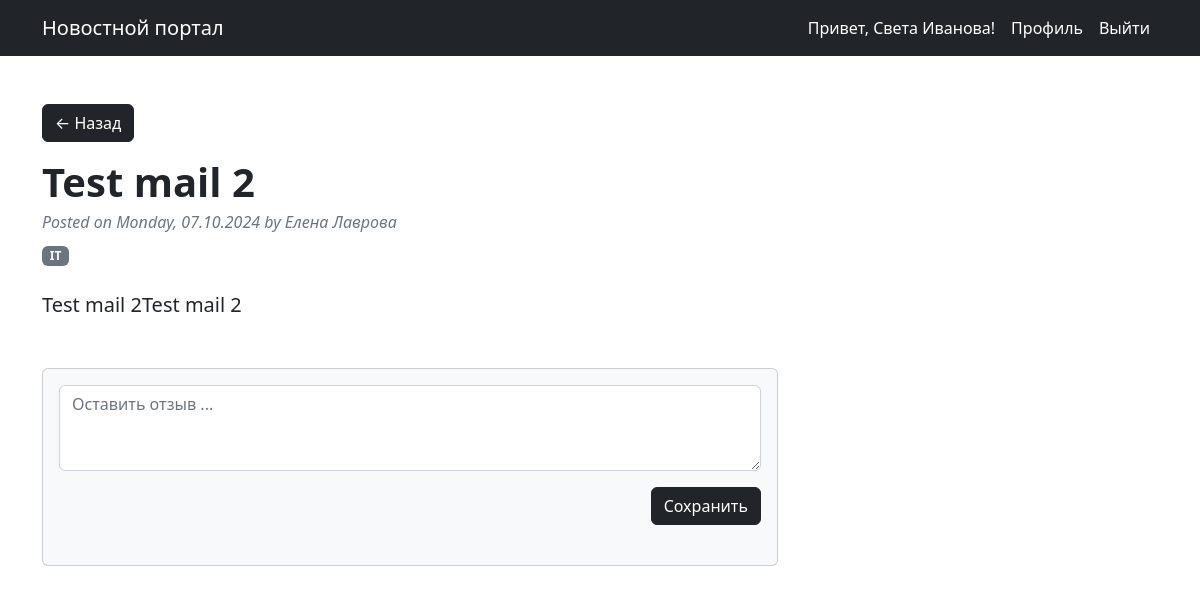
Before: /news/24 (signed in) with the older database file.
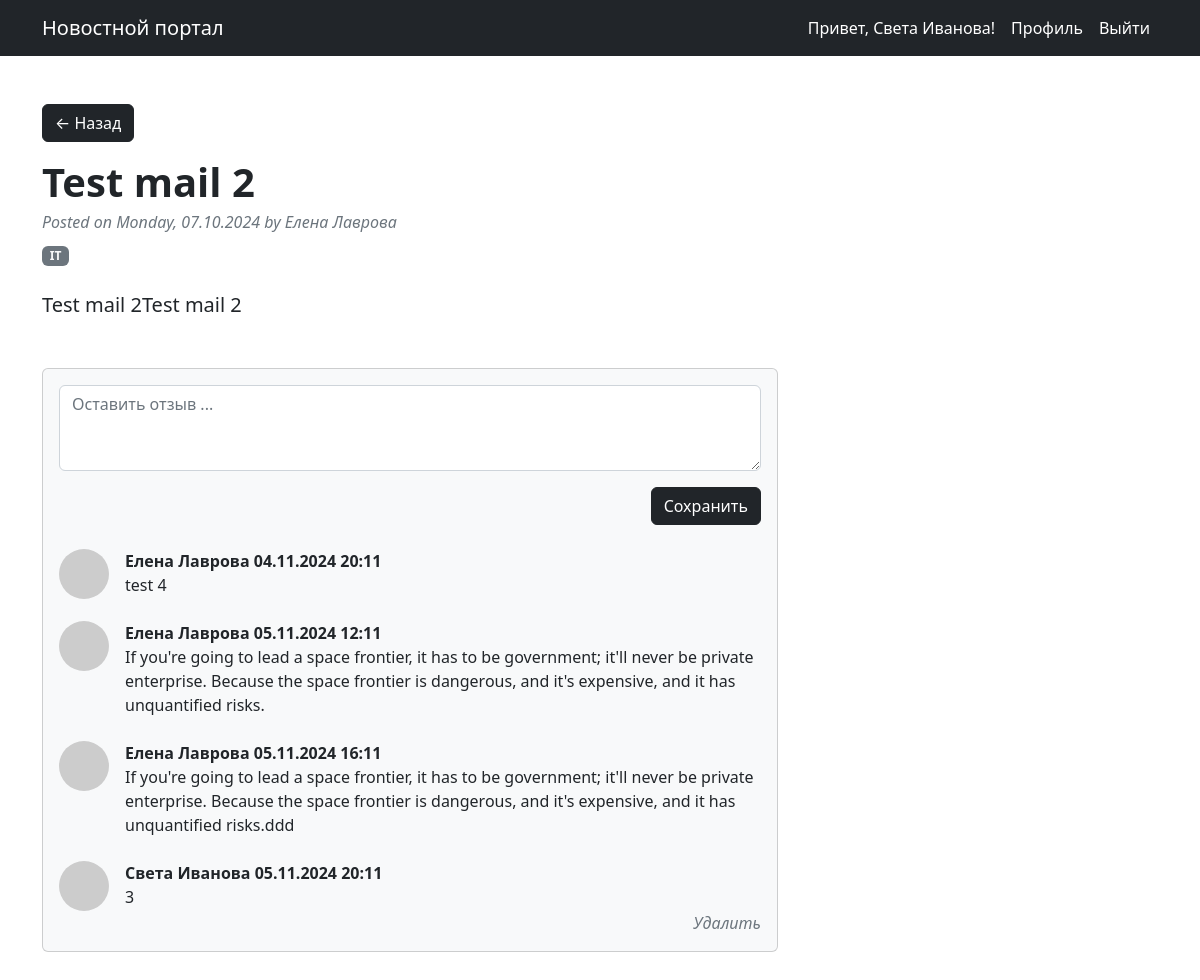
After: the same page with the newer database file.
### news/models.py (models this page shows, shortened)
class Category(models.Model):
    name = models.CharField(unique=True, max_length=100)
    subscribers = models.ManyToManyField(User, through="UserCategory", related_name='users')

class Comment(models.Model):
    post = models.ForeignKey(Post, on_delete=models.CASCADE)  # К какой статье оставлен коммент
    user = models.ForeignKey(User, on_delete=models.CASCADE)
    author = models.ForeignKey(Author, on_delete=models.CASCADE)  # Кто написал
    text = models.CharField(max_length=255)
    date_time = models.DateTimeField(auto_now_add=True)
    rating = models.IntegerField(default=0)  # На сколько полезен комментарий

### sign/models.py (models this page shows, shortened)
class Author(models.Model):
    full_name = models.CharField(max_length=255)
    age = models.IntegerField(null=True, blank=True)
    email = models.CharField(max_length=255, blank=True)
    rating = models.FloatField(default=0)  # Рейтинг автора
    user = models.OneToOneField(User, on_delete=models.CASCADE)
    def __str__(self):
        return self.full_name.title()

### news/views.py (the view)
# urls.py: path('news/<int:pk>', PostDetail.as_view(), name='post_detail'),
class PostDetail(LoginRequiredMixin, DetailView):
    model = Post
    template_name = 'one_news.html'
    context_object_name = 'post'
    def get_context_data(self, **kwargs):
        context = super().get_context_data(**kwargs)
        categories = []
        for obj in PostCategory.objects.filter(post_id=context['object'].id):
            categories.append(Category.objects.get(id=obj.category_id).name)
        context['categories'] = categories
        context['user_id'] = self.request.user.id
        context['comments'] = Comment.objects.filter(post_id=context['object'].id)
        return context
    def get_object(self, *args, **kwargs):
        obj = cache.get(f'post-{self.kwargs["pk"]}', None)
        if not obj:
            obj = super().get_object(queryset=self.queryset)
            cache.set(f'post-{self.kwargs["pk"]}', obj)
        return obj

### news/templatetags/custom_filters.py (called while the page is built)
@register.filter()
def censor(text):
    for word in WORDS['words']:
        text = re.sub(f'\\b{word}\\b', f"{word[0]}{word[1:].__len__() * '*'}", text, flags=re.I)
    return text

### news/templates/one_news.html (shortened to what this page needs)
{% extends 'default.html' %}
{% load custom_filters %}
{% block content %}
    <div class="col-lg-8">
        {% if post %}
            <a class="btn btn-primary" href="/">← Назад</a>
            <article>
                <header class="mb-4">
                    <h1 class="fw-bolder mb-1">{{ post.title|censor }}</h1>
                    <div class="text-muted fst-italic mb-2">Posted on {{ post.publishing_date|date:'l, d.m.Y' }} by {{ post.author.full_name }}</div>
                    {% for category_name in categories %}
                        <a class="badge bg-secondary text-decoration-none link-light">{{ category_name }}</a>
                    {% endfor %}
                </header>
                <section class="mb-5">
                    <p class="fs-5 mb-4">{{ post.text|censor|safe}}</p>
                </section>
            </article>
            <section class="mb-5">
                <div class="card bg-light">
                    <div class="card-body">
                        <form action="{% url 'comment_create' %}" method="post" class="mb-4">
                            <textarea name="text" class="form-control" rows="3" placeholder="Оставить отзыв ..."></textarea>
                            <div style="justify-content: flex-end;" class="d-flex">
                                <input class="btn btn-primary" name="SaveComment" type="submit" value="Сохранить" />
                            </div>
                        </form>
                        {% for comment in comments %}
                            <div class="d-flex">
                                <div class="flex-shrink-0"><img class="rounded-circle" src="https://dummyimage.com/50x50/ced4da/6c757d.jpg" alt="..." /></div>
                                {% if comment.user == request.user %}
                                    <div class="ms-3">
                                        <div class="fw-bold">{{ request.user.first_name }} {{ request.user.last_name}} {{ comment.date_time|date:'d.m.Y H:m'}}</div>
                                        {{ comment.text }}
                                    </div>
                                {% else %}
                                    <div class="ms-3 mb-4">
                                    <div class="fw-bold">{{ comment.author }} {{ comment.date_time|date:'d.m.Y H:m'}}</div>
                                    {{ comment.text }}
                                </div>
                                {% endif %}
                            </div>
                            {% if comment.user == request.user %}
                                <form action="{% url 'comment_delete' comment.id %}" method="post">
                                    <div class="d-flex bt-delete-div">
                                        <input class="bt-delete" type="submit" value="Удалить" />
                                    </div>
                                </form>
                            {% endif %}
                        {% endfor %}
                    </div>
                </div>
            </section>
        {% else %}
           <h2 class="card-title h4">Публикация с таким номером не найдена!</h2>
        {% endif %}
    </div>
{% endblock content %}

### templates/default.html (shortened to what this page needs)
<!DOCTYPE html>
<html lang="en">
    <head>
        {% load static %}
        <link href="{% static 'css/styles.css' %}" rel="stylesheet" />
    </head>
    <body>
        <nav class="navbar navbar-expand-lg navbar-dark bg-dark">
            <div class="container">
                <a class="navbar-brand" href="/">Новостной портал</a>
                <div class="collapse navbar-collapse" id="navbarSupportedContent">
                    <ul class="navbar-nav ms-auto mb-2 mb-lg-0">
                        <li class="nav-item"><a class="nav-link active">Привет, {{ request.user.first_name }} {{ request.user.last_name}}!</a></li>
                        <li class="nav-item"><a class="nav-link active" aria-current="page" href="/sign/user_account">Профиль</a></li>
                        <li class="nav-item"><a class="nav-link active" aria-current="page" href="/accounts/logout">Выйти</a></li>
                    </ul>
                </div>
            </div>
        </nav>
        <div class="container mt-5">
            <div class="row">
               {% block content %}
               {% endblock content %}
           </div>
        </div>
    </body>
</html>

Changed rows visible on the page:
added Comment: author "Елена Лаврова", date_time "04.11.2024 20:11", text "test 4"
added Comment: author "Елена Лаврова", date_time "05.11.2024 12:11", text "If you're going to lead a space frontier, it has to be government; it'll never be private enterprise. Because the space frontier is dangerous, and it's expensive, and it has unquantified risks."
added Comment: author "Елена Лаврова", date_time "05.11.2024 16:11", text "If you're going to lead a space frontier, it has to be government; it'll never be private enterprise. Because the space frontier is dangerous, and it's expensive, and it has unquantified risks.ddd"
added Comment: {{ request.user.first_name }} "Света", {{ request.user.last_name }} "Иванова", date_time "05.11.2024 20:11", text "3"
